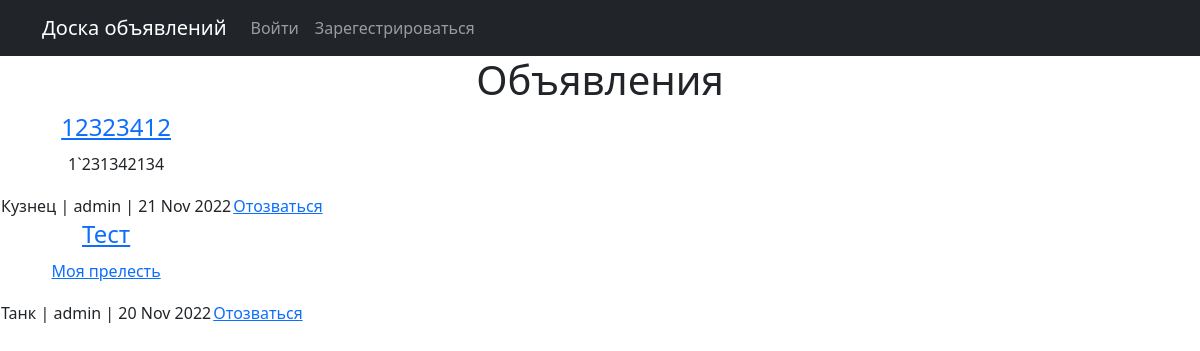
/board/, run on the app's committed database.
### board/models.py (models this page shows)
class Announce(models.Model):
    CATEGORY_CHOICES = (
        ('Танк', 'Танк'), ('Хил', 'Хил'), ('ДД', 'ДД'), ('Гилдмастер', 'Гилдмастер'),
        ('Квестгивер', 'Квестгивер'), ('Кузнец', 'Кузнец'), ('Кожевник', 'Кожевник'),
        ('Зельевар', 'Зельевар'), ('МЗ', 'Мастер заклинаний')
    )
    heading = models.CharField(max_length=255)
    content = RichTextUploadingField()
    category = models.CharField(max_length=10, choices=CATEGORY_CHOICES)
    author = models.ForeignKey(User, on_delete=models.CASCADE)
    creation_date = models.DateTimeField(auto_now_add=True)
    def get_absolute_url(self):
        return f'/board/announce/{self.id}'

### board/views.py (the view)
# urls.py: path('', AnnounceList.as_view()),
class AnnounceList(ListView):
    model = Announce
    context_object_name = 'announces'
    template_name = 'announce_list.html'
    ordering = '-creation_date'
    paginate_by = 10

### templates/announce_list.html (shortened to what this page needs)
{% extends 'flatpages/default.html' %}
{% block content %}
<h1>Объявления</h1>
{% if announces %}
    {%for announce in announces%}
        <table>
            <tr>
                <td>
                    <h4><a href="{{ announce.get_absolute_url }}">{{announce.heading}}</a></h4>
                </td>
            </tr>
            <tr>
                <td>{{announce.content|safe}}</td>
            </tr>
            <tr>
                <td>{{announce.category}}   |   {{announce.author}}   |   {{announce.creation_date|date:'d M Y'}}</td>
                {% if request.user == announce.author %}
                    <td>
                        <a href="{{announce.get_absolute_url}}/edit"<u>Редактировать</u></a>
                        <a href="{{announce.get_absolute_url}}/delete"<u>Удалить</u></a>
                    </td>
                {% else %}
                    <td><a href="{{announce.get_absolute_url}}/react"<u>Отозваться</u></a></td>
                {% endif %}
            </tr>
            {% endfor %}
    </table>
    {% else %}
       <h2>Пока здесь ничего нет</h2>
    {% endif %}
{% endblock content %}

### data on the page
Announce: heading "12323412", content "1`231342134", category "Кузнец", author "admin", creation_date "21 Nov 2022"
Announce: heading "Тест", content "Моя прелесть", category "Танк", author "admin", creation_date "20 Nov 2022"
